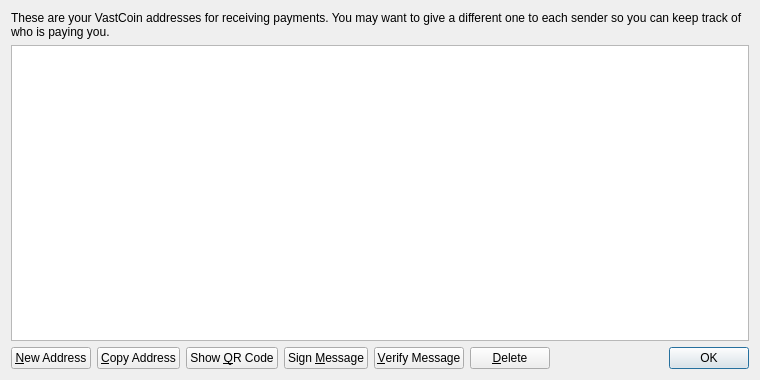
<?xml version="1.0" encoding="UTF-8"?>
<ui version="4.0">
 <class>AddressBookPage</class>
 <widget class="QWidget" name="AddressBookPage">
  <property name="geometry">
   <rect>
    <x>0</x>
    <y>0</y>
    <width>760</width>
    <height>380</height>
   </rect>
  </property>
  <property name="windowTitle">
   <string>Address Book</string>
  </property>
  <layout class="QVBoxLayout" name="verticalLayout">
   <item>
    <widget class="QLabel" name="labelExplanation">
     <property name="text">
      <string>These are your VastCoin addresses for receiving payments. You may want to give a different one to each sender so you can keep track of who is paying you.</string>
     </property>
     <property name="textFormat">
      <enum>Qt::PlainText</enum>
     </property>
     <property name="wordWrap">
      <bool>true</bool>
     </property>
    </widget>
   </item>
   <item>
    <widget class="QTableView" name="tableView">
     <property name="contextMenuPolicy">
      <enum>Qt::CustomContextMenu</enum>
     </property>
     <property name="toolTip">
      <string>Double-click to edit address or label</string>
     </property>
     <property name="tabKeyNavigation">
      <bool>false</bool>
     </property>
     <property name="alternatingRowColors">
      <bool>true</bool>
     </property>
     <property name="selectionMode">
      <enum>QAbstractItemView::SingleSelection</enum>
     </property>
     <property name="selectionBehavior">
      <enum>QAbstractItemView::SelectRows</enum>
     </property>
     <property name="sortingEnabled">
      <bool>true</bool>
     </property>
     <attribute name="verticalHeaderVisible">
      <bool>false</bool>
     </attribute>
    </widget>
   </item>
   <item>
    <layout class="QHBoxLayout" name="horizontalLayout">
     <item>
      <widget class="QPushButton" name="newAddressButton">
       <property name="toolTip">
        <string>Create a new address</string>
       </property>
       <property name="text">
        <string>&amp;New Address</string>
       </property>
       <property name="icon">
        <iconset resource="../bitcoin.qrc">
         <normaloff>:/icons/add</normaloff>:/icons/add</iconset>
       </property>
      </widget>
     </item>
     <item>
      <widget class="QPushButton" name="copyToClipboard">
       <property name="toolTip">
        <string>Copy the currently selected address to the system clipboard</string>
       </property>
       <property name="text">
        <string>&amp;Copy Address</string>
       </property>
       <property name="icon">
        <iconset resource="../bitcoin.qrc">
         <normaloff>:/icons/editcopy</normaloff>:/icons/editcopy</iconset>
       </property>
      </widget>
     </item>
     <item>
      <widget class="QPushButton" name="showQRCode">
       <property name="text">
        <string>Show &amp;QR Code</string>
       </property>
       <property name="icon">
        <iconset resource="../bitcoin.qrc">
         <normaloff>:/icons/qrcode</normaloff>:/icons/qrcode</iconset>
       </property>
      </widget>
     </item>
     <item>
      <widget class="QPushButton" name="signMessage">
       <property name="toolTip">
        <string>Sign a message to prove you own a VastCoin address</string>
       </property>
       <property name="text">
        <string>Sign &amp;Message</string>
       </property>
       <property name="icon">
        <iconset resource="../bitcoin.qrc">
         <normaloff>:/icons/edit</normaloff>:/icons/edit</iconset>
       </property>
      </widget>
     </item>
     <item>
      <widget class="QPushButton" name="verifyMessage">
       <property name="toolTip">
        <string>Verify a message to ensure it was signed with a specified VastCoin address</string>
       </property>
       <property name="text">
        <string>&amp;Verify Message</string>
       </property>
       <property name="icon">
        <iconset resource="../bitcoin.qrc">
         <normaloff>:/icons/transaction_0</normaloff>:/icons/transaction_0</iconset>
       </property>
      </widget>
     </item>
     <item>
      <widget class="QPushButton" name="deleteButton">
       <property name="toolTip">
        <string>Delete the currently selected address from the list</string>
       </property>
       <property name="text">
        <string>&amp;Delete</string>
       </property>
       <property name="icon">
        <iconset resource="../bitcoin.qrc">
         <normaloff>:/icons/remove</normaloff>:/icons/remove</iconset>
       </property>
      </widget>
     </item>
     <item>
      <spacer name="horizontalSpacer">
       <property name="orientation">
        <enum>Qt::Horizontal</enum>
       </property>
       <property name="sizeHint" stdset="0">
        <size>
         <width>40</width>
         <height>20</height>
        </size>
       </property>
      </spacer>
     </item>
     <item>
      <widget class="QDialogButtonBox" name="buttonBox">
       <property name="sizePolicy">
        <sizepolicy hsizetype="Maximum" vsizetype="Fixed">
         <horstretch>0</horstretch>
         <verstretch>0</verstretch>
        </sizepolicy>
       </property>
       <property name="standardButtons">
        <set>QDialogButtonBox::Ok</set>
       </property>
      </widget>
     </item>
    </layout>
   </item>
  </layout>
 </widget>
 <resources>
  <include location="../bitcoin.qrc"/>
 </resources>
 <connections/>
</ui>
